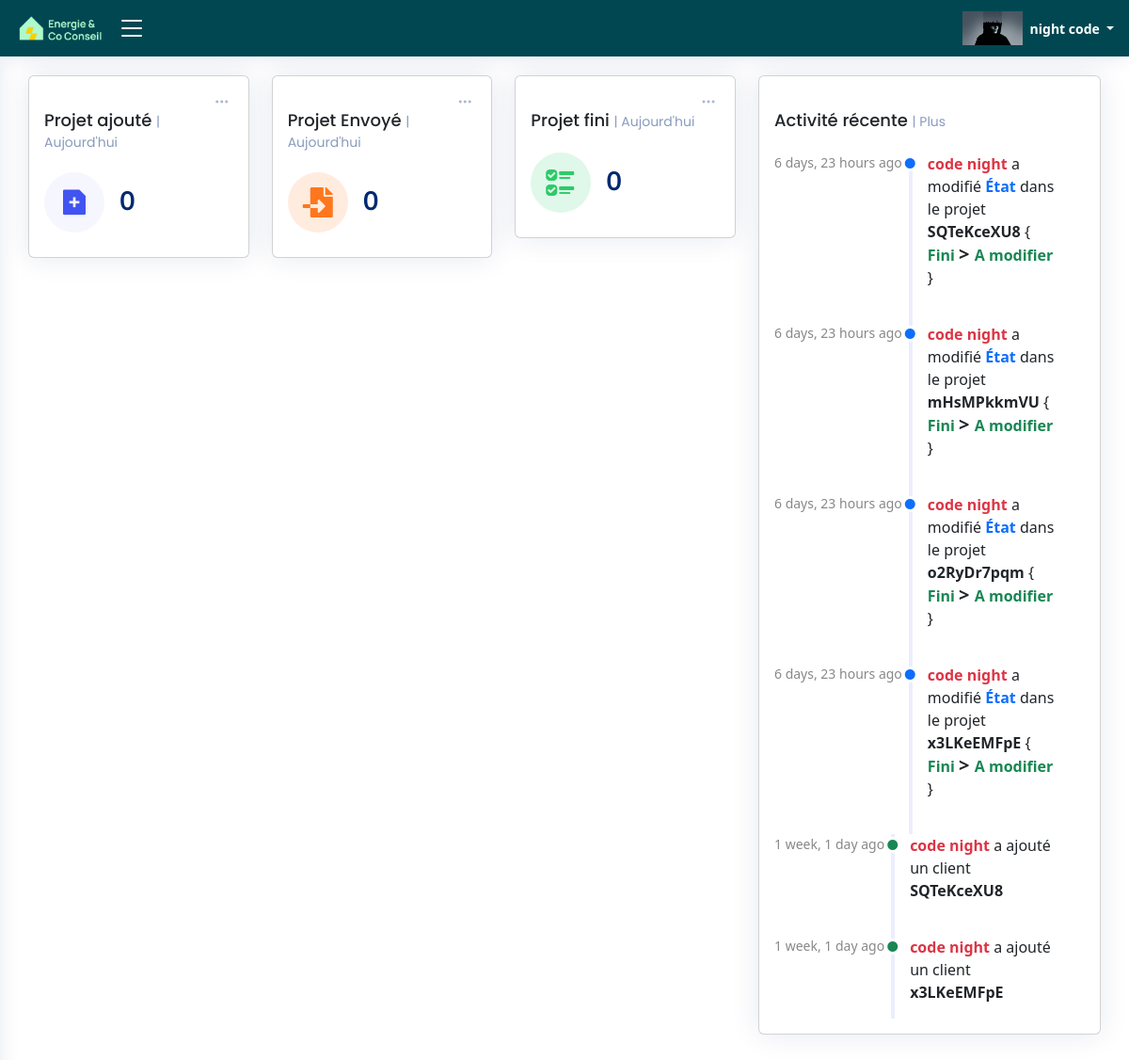
The app's page /be_home_page/ (signed in), older data.
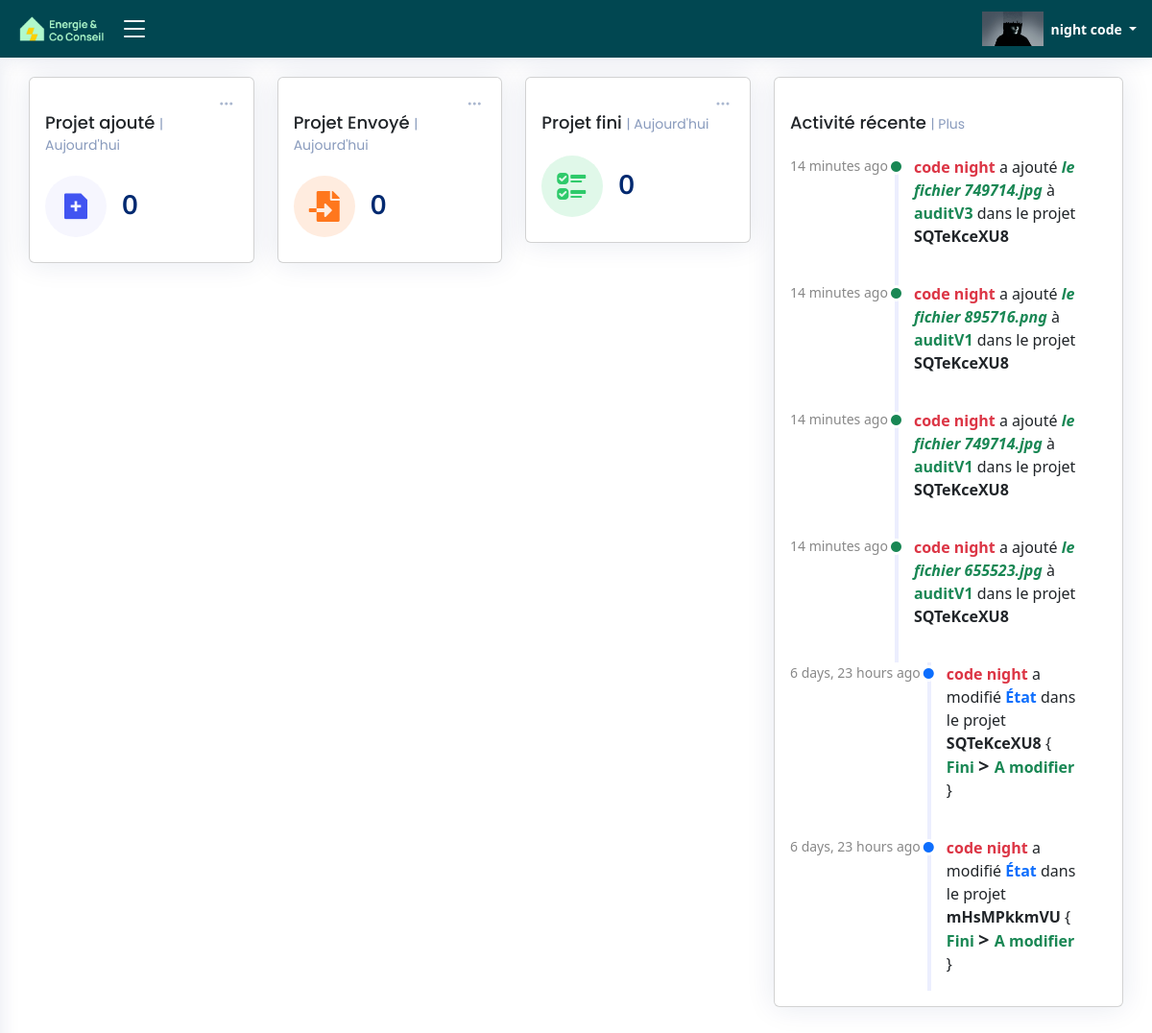
The same page, newer data.
### ERapp/models.py (models this page shows, shortened)
class USER(AbstractBaseUser, PermissionsMixin):
    email = models.EmailField(unique=True)
    first_name = models.CharField(max_length=30, blank=True, null=True)
    last_name = models.CharField(max_length=30, blank=True, null=True)
    role = models.CharField(max_length=255, blank=True, null=True)
    agent = models.CharField(max_length=30, blank=True, null=True)
    num = models.CharField(max_length=30, blank=True, null=True)
    is_active = models.BooleanField(default=True)
    is_staff = models.BooleanField(default=False)
    is_superuser = models.BooleanField(default=False)
    profile_pic = models.ImageField(blank=True, upload_to='uploads/profilePic',default='uploads/default_user_avatar.png')
    date_joined = models.DateTimeField(default=timezone.now)
    last_login = models.DateTimeField(blank=True, null=True)
    user_id = models.CharField(max_length=255,blank=True, null=True)
    auditeur = models.BooleanField(default=False)
    be = models.BooleanField(default=False)
    ai = models.BooleanField(default=False)
    com_name = models.CharField(max_length=255,blank=True, null=True)
    objects = CustomUserManager()
    USERNAME_FIELD = 'email'
    REQUIRED_FIELDS = ['first_name', 'last_name']

class Activities_be(models.Model):
    Activity_id = models.CharField(max_length=255,blank=True)
    Activity_user = models.CharField(max_length=255,blank=True)
    Activity_user_email = models.CharField(max_length=255,blank=True)
    Activity_table = models.CharField(max_length=255,blank=True)
    Activity_date = models.DateTimeField(default=timezone.now)
    Activity_project_id = models.CharField(max_length=255,blank=True)
    Activity_name = models.CharField(max_length=255,blank=True)
    Activity_before = models.CharField(max_length=255,blank=True)
    Activity_after = models.CharField(max_length=255,blank=True)
    Activity_add = models.BooleanField(default=False)
    Activity_add_2 = models.BooleanField(default=False)
    Activity_edit = models.BooleanField(default=False)
    Activity_delete = models.BooleanField(default=False)
    Activity_add_client = models.BooleanField(default=False)
    Activity_be = models.BooleanField(default=False)

### ERapp/views.py (the view)
@login_required
def BE_home_page(request):
    user_=request.user
    data = TableData001.objects.all()
    activities_audit = Activities_be.objects.order_by("-Activity_date")[:6]
    today = timezone.now()
    first_day_of_year = date(today.year, 1, 1)
    first_day_of_month = date(today.year, today.month, 1)
    client_count_added_today = TableData001.objects.filter(creation_time__date=today,bureau_d_etude=user_.com_name).count()
    client_count_added_month = TableData001.objects.filter(creation_time__range=(first_day_of_month, timezone.now()),bureau_d_etude=user_.com_name).count()
    client_count_added_year= TableData001.objects.filter(creation_time__range=(first_day_of_year, timezone.now()),bureau_d_etude=user_.com_name).count()
    client_count_envoye_today = TableData001.objects.filter(Envoye_time__date=today,bureau_d_etude=user_.com_name).count()
    client_count_envoye_month = TableData001.objects.filter(Envoye_time__range=(first_day_of_month, timezone.now()),bureau_d_etude=user_.com_name).count()
    client_count_envoye_year= TableData001.objects.filter(Envoye_time__range=(first_day_of_year, timezone.now()),bureau_d_etude=user_.com_name).count()
    client_count_fini_today = TableData001.objects.filter(fini_time__date=today,bureau_d_etude=user_.com_name).count()
    client_count_fini_month = TableData001.objects.filter(fini_time__range=(first_day_of_month, timezone.now()),bureau_d_etude=user_.com_name).count()
    client_count_fini_year= TableData001.objects.filter(fini_time__range=(first_day_of_year, timezone.now()),bureau_d_etude=user_.com_name).count()
    return render(request, 'html/BE_home_page.html', {'data':data,
                                                        'activities_audit':activities_audit,
                                                        'client_count_added_today':client_count_added_today,
                                                        'client_count_added_month':client_count_added_month,
                                                        'client_count_added_year':client_count_added_year,
                                                        'client_count_envoye_today':client_count_envoye_today,
                                                        'client_count_envoye_month':client_count_envoye_month,
                                                        'client_count_envoye_year':client_count_envoye_year,
                                                        'client_count_fini_today':client_count_fini_today,
                                                        'client_count_fini_month':client_count_fini_month,
                                                        'client_count_fini_year':client_count_fini_year})

### ERapp/templates/html/BE_home_page.html (shortened to what this page needs)
{% load static %}
{% load l10n %}
{% load humanize %}
<!DOCTYPE html>
<html lang="fr">
<head>
  <link rel="stylesheet" href="https://cdnjs.cloudflare.com/ajax/libs/font-awesome/5.15.3/css/all.min.css">
  <link href="{% static 'css/style.css' %}" rel="stylesheet" type="text/css">
  <link href="{% static 'vendor/bootstrap/css/bootstrap.min.css' %}" rel="stylesheet">
  <link href="{% static 'vendor/bootstrap-icons/bootstrap-icons.css' %}" rel="stylesheet">
  <link href="{% static 'vendor/boxicons/css/boxicons.min.css' %}" rel="stylesheet">
  <link href="{% static 'vendor/quill/quill.snow.css' %}" rel="stylesheet">
  <link href="{% static 'vendor/quill/quill.bubble.css' %}" rel="stylesheet">
  <link href="{% static 'vendor/remixicon/remixicon.css' %}" rel="stylesheet">
  <link href="{% static 'vendor/simple-datatables/style.css' %}" rel="stylesheet">
</head>
<body onload="load()">
  {% if user.is_authenticated  and "ai" in user.role %}
  <header id="header" class="header fixed-top d-flex align-items-center">
    <div class="d-flex align-items-center justify-content-between logo_with_button" >
      <a href="{% url 'main_page' %}"  class="logo d-flex align-items-center">
        <img src="{% static 'image\logo.png' %}" alt="" >
      </a>
      <i class="bi bi-list toggle-sidebar-btn " id="click_side_bar"></i>
    </div>
    <nav class="header-nav ms-auto">
      <ul class="d-flex align-items-center">
        <li class="nav-item dropdown pe-3">
          <a class="nav-link nav-profile d-flex align-items-center pe-0" href="#" data-bs-toggle="dropdown">
            <img src="{{ user.profile_pic.url }}"  alt="Image">
            <span class="d-none d-md-block dropdown-toggle ps-2">{{ user.first_name }} {{ user.last_name }} </span>
          </a>
        </li>
      </ul>
    </nav>
  </header>
  <main id="main" class="main">
    <section class="section dashboard">
        <div class="row">
          <div class="col-lg-8">
            <div class="row">
              <div class="col-xxl-4 col-md-4">
                <div class="card info-card sales-card">
                    <div class="filter">
                        <a class="icon" href="#" data-bs-toggle="dropdown"><i class="bi bi-three-dots"></i></a>
                      </div>
                  <div class="card-body">
                    <h5 class="card-title" id="client_count_this_title">Projet ajouté <span>| Aujourd'hui</span></h5>
                    <div class="d-flex align-items-center">
                      <div class="card-icon rounded-circle d-flex align-items-center justify-content-center">
                      </div>
                      <div class="ps-3">
                        <h6 id="client_count_this_value">{{client_count_added_today}}</h6>
                      </div>
                    </div>
                  </div>
                </div>
              </div>
              <div class="col-xxl-4 col-md-4">
                <div class="card info-card customers-card">
                    <div class="filter">
                      <a class="icon" href="#" data-bs-toggle="dropdown" aria-expanded="false"><i class="bi bi-three-dots"></i></a>
                    </div>
                    <div class="card-body">
                      <h5 class="card-title" id="client_count_envoye_title">Projet Envoyé <span>| Aujourd'hui</span></h5>
                      <div class="d-flex align-items-center">
                        <div class="card-icon rounded-circle d-flex align-items-center justify-content-center">
                          <i class="fas fa-file-import"></i>
                        </div>
                        <div class="ps-3">
                          <h6 id="client_count_envoye_value">{{client_count_envoye_today}}</h6>
                        </div>
                      </div>
                    </div>
                </div>
              </div>
                <div class="col-xxl-4 col-md-4">
                    <div class="card info-card revenue-card">
                      <div class="filter">
                        <a class="icon" href="#" data-bs-toggle="dropdown"><i class="bi bi-three-dots"></i></a>
                      </div>
                      <div class="card-body">
                        <h5 class="card-title" id="client_count_fini_title">Projet fini <span>| Aujourd'hui</span></h5>
                        <div class="d-flex align-items-center">
                          <div class="card-icon rounded-circle d-flex align-items-center justify-content-center">
                            <i class="bi bi-ui-checks"></i>
                          </div>
                          <div class="ps-3">
                            <h6 id="client_count_fini_value">{{client_count_fini_today}}</h6>
                          </div>
                        </div>
                      </div>
                    </div>
                  </div>
            </div>
          </div>
          <div class="col-lg-4">
            <div class="card">
              <div class="card-body">
                <h5 class="card-title">Activité récente <span>| <a>Plus</a></span></h5>
                <div class="activity">
                  {% for A_AU in activities_audit %}
                    {% if A_AU.Activity_edit %}
                      <div class="activity-item d-flex">
                        <div class="activite-label">{{A_AU.Activity_date|naturaltime}}</div>
                        <i class="bi bi-circle-fill activity-badge text-primary align-self-start"></i>
                        <div class="activity-content">
                          <p class="Activities_audit_p"><b  class="fw-bold text-danger">{{A_AU.Activity_user}}</b> a modifié <b class="fw-bold text-primary">{{A_AU.Activity_name}}</b> dans le projet <b class="fw-bold text-dark">{{A_AU.Activity_project_id}}</b> { <b class="fw-bold text-success ">{{A_AU.Activity_before}}</b> <b class="fw-bold text-dark h5"> &gt </b> <b class="fw-bold text-success ">{{A_AU.Activity_after}}</b> } </p>
                        </div>
                      </div>
                    {% endif %}
                    {% if A_AU.Activity_add %}
                      <div class="activity-item d-flex">
                        <div class="activite-label">{{A_AU.Activity_date|naturaltime}}</div>
                        <i class="bi bi-circle-fill activity-badge text-success align-self-start"></i>
                        <div class="activity-content">
                          <p class="Activities_audit_p"><b class=" text-danger">{{A_AU.Activity_user}}</b> a ajouté <i class="fw-bold text-success">{{A_AU.Activity_before}}</i> à <b class="fw-bold text-success ">{{A_AU.Activity_after}}</b> dans le projet <b class="fw-bold text-dark">{{A_AU.Activity_project_id}}</b></p>
                        </div>
                      </div>
                    {% endif %}
                    {% if A_AU.Activity_add_client %}
                      <div class="activity-item d-flex">
                        <div class="activite-label">{{A_AU.Activity_date|naturaltime}}</div>
                        <i class="bi bi-circle-fill activity-badge text-success align-self-start"></i>
                        <div class="activity-content">
                          <p class="Activities_audit_p"><b class=" text-danger">{{A_AU.Activity_user}}</b> a ajouté un client  <b class="fw-bold text-dark">{{A_AU.Activity_project_id}}</b></p>
                        </div>
                      </div>
                    {% endif %}
                  {% endfor %}
                </div>
              </div>
            </div>
          </div>
        </div>
    </section>
  </main>
  {% else %}
  <script>
    window.location.href = "{% url 'not_logged_in' %}";
  </script>
  {% endif %}
</body>
</html>

### ERapp/static/css/style.css (style rules this page uses)
.card-body { height:auto; }
:root { scroll-behavior: smooth; }
.logo_with_button { width:100px; }
.Activities_audit_p { font-size:16px; position: relative; width: auto; max-width: 90%; }
.activity .activity-item .activity-content { position: rel ative; padding: 0px 10px; overflow: hidden; }
header { background-color: rgb(1, 71, 81)!important; }
.logo_with_button i,.header-nav .align-items-center .dropdown .dropdown-toggle { color: white!important; }
body { font-family: "Open Sans", sans-serif; background: #f6f9ff; color: #444444; }
a { color: #4154f1; text-decoration: none; }
h1, h2, h3, h4, h5, h6 { font-family: "Nunito", sans-serif; }
#main { margin-top: 60px; padding: 20px 30px; transition: all 0.3s; }
.card { margin-bottom: 30px; border: none; border-radius: 5px; box-shadow: 0px 0 30px rgba(1, 41, 112, 0.1); }
.card-title { padding: 20px 0 15px 0; font-size: 18px; font-weight: 500; color: #012970; font-family: "Poppins", sans-serif; }
.card-title span { color: #899bbd; font-size: 14px; font-weight: 400; }
.card-body { padding: 0 20px 20px 20px; }
.logo { line-height: 1; }
@media (min-width: 1200px) { .logo { width: 280px; } }
.logo img { max-height: 26px; margin-right: 6px; }
.header { transition: all 0.5s; z-index: 997; height: 60px; box-shadow: 0px 2px 20px rgba(1, 41, 112, 0.1); background-color: #fff; padding-left: 20px; }
.header .toggle-sidebar-btn { font-size: 32px; padding-left: 10px; cursor: pointer; color: #012970; }
.header-nav ul { list-style: none; }
.header-nav>ul { margin: 0; padding: 0; }
.header-nav .nav-profile { color: #012970; }
.header-nav .nav-profile img { max-height: 36px; }
.header-nav .nav-profile span { font-size: 14px; font-weight: 600; }
@media (min-width: 1200px) { #main, #footer { margin-left: 300px; } }
@media (min-width: 1200px) { .toggle-sidebar #main, .toggle-sidebar #footer { margin-left: 0; } }
.dashboard .filter { position: absolute; right: 0px; top: 15px; }
.dashboard .filter .icon { color: #aab7cf; padding-right: 20px; padding-bottom: 5px; transition: 0.3s; font-size: 16px; }
.dashboard .info-card { padding-bottom: 10px; }
.dashboard .info-card h6 { font-size: 28px; color: #012970; font-weight: 700; margin: 0; padding: 0; }
.dashboard .card-icon { font-size: 32px; line-height: 0; width: 64px; height: 64px; flex-shrink: 0; flex-grow: 0; }
.dashboard .sales-card .card-icon { color: #4154f1; background: #f6f6fe; }
.dashboard .revenue-card .card-icon { color: #2eca6a; background: #e0f8e9; }
.dashboard .customers-card .card-icon { color: #ff771d; background: #ffecdf; }
.dashboard .activity { font-size: 14px; }
.dashboard .activity .activity-item .activite-label { color: #888; position: relative; flex-shrink: 0; flex-grow: 0; min-width: 64px; }
.dashboard .activity .activity-item .activite-label::before { content: ""; position: absolute; right: -11px; width: 4px; top: 0; bottom: 0; background-color: #eceefe; }
.dashboard .activity .activity-item .activity-badge { margin-top: 3px; z-index: 1; font-size: 11px; line-height: 0; border-radius: 50%; flex-shrink: 0; border: 3px solid #fff; flex-grow: 0; }
.dashboard .activity .activity-item .activity-content { padding-left: 10px; padding-bottom: 20px; }
.dashboard .activity .activity-item:first-child .activite-label::before { top: 5px; }
.dashboard .activity .activity-item:last-child .activity-content { padding-bottom: 0; }

Row changes from the older to the newer data that the page shows:
no longer on this page (row unchanged): Activities_be: Activity_date "6 days, 23 hours ago", Activity_user "code night", Activity_name "État", Activity_project_id "o2RyDr7pqm", Activity_before "Fini", Activity_after "A modifier"
no longer on this page (row unchanged): Activities_be: Activity_date "6 days, 23 hours ago", Activity_user "code night", Activity_name "État", Activity_project_id "x3LKeEMFpE", Activity_before "Fini", Activity_after "A modifier"
no longer on this page (row unchanged): Activities_be: Activity_date "1 week, 1 day ago", Activity_user "code night", Activity_project_id "SQTeKceXU8"
no longer on this page (row unchanged): Activities_be: Activity_date "1 week, 1 day ago", Activity_user "code night", Activity_project_id "x3LKeEMFpE"
added Activities_be: Activity_date "14 minutes ago", Activity_user "code night", Activity_before "le fichier 749714.jpg", Activity_after "auditV3", Activity_project_id "SQTeKceXU8"
added Activities_be: Activity_date "14 minutes ago", Activity_user "code night", Activity_before "le fichier 895716.png", Activity_after "auditV1", Activity_project_id "SQTeKceXU8"
added Activities_be: Activity_date "14 minutes ago", Activity_user "code night", Activity_before "le fichier 749714.jpg", Activity_after "auditV1", Activity_project_id "SQTeKceXU8"
added Activities_be: Activity_date "14 minutes ago", Activity_user "code night", Activity_before "le fichier 655523.jpg", Activity_after "auditV1", Activity_project_id "SQTeKceXU8"
